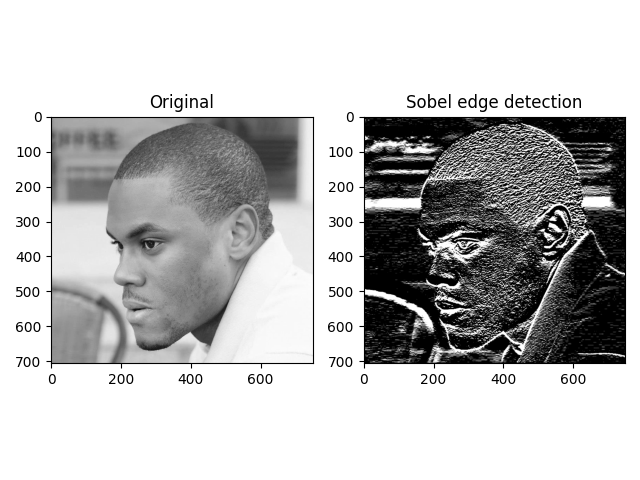
#> input picture results/profile.png, 640 x 480 px, given in place of profile.jpg, which was not available
$ python opencv-sobel.py
#> lines starting #> are read from the running program, lines starting #| are printed output that depends on the picture; pictures that were not available may be replaced by others from this repository, and a replacement may not be noted
import cv2
from pylab import *

img = cv2.imread('images/profile.jpg', 0)
#> img is the input picture: shape (480, 640); min 0, max 255, mean 192

sobel_x = cv2.Sobel(img, -1, 1, 0, ksize=5)
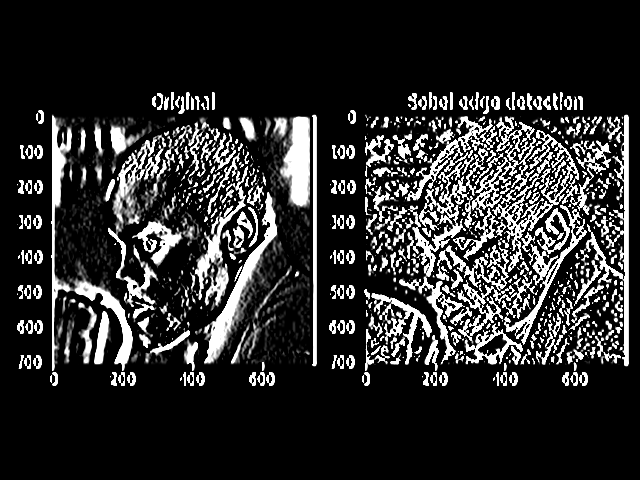
#> sobel_x: shape (480, 640); min 0, max 255, mean 43.9
sobel_y = cv2.Sobel(img, -1, 0, 1, ksize=5)
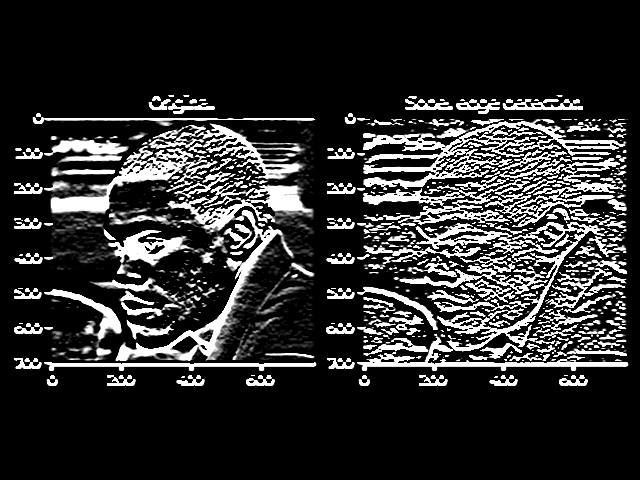
#> sobel_y: shape (480, 640); min 0, max 255, mean 45.5

subplot(1, 2, 1)
imshow(img, cmap='gray')
title('Original')

subplot(1, 2, 2)
imshow(sobel_y, cmap='gray')
title('Sobel edge detection')

if __name__ == "__main__":
    show()
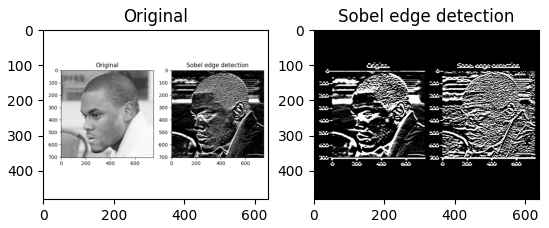
#> figure drawn by matplotlib, 2 panels

$ run again, with results/dream.png copied over results/profile.png
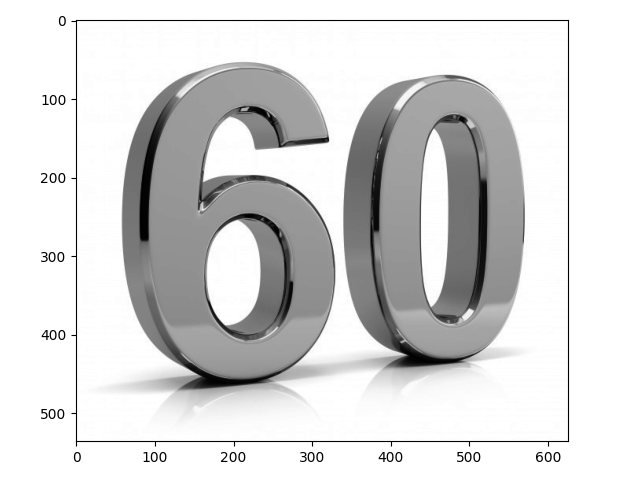
#> input picture results/dream.png, 640 x 480 px, given in place of profile.jpg, which was not available
#> img is the input picture: shape (480, 640); min 0, max 255, mean 215.4
#> `sobel_y = cv2.Sobel(img, -1, 0, 1, ksize=5)`:
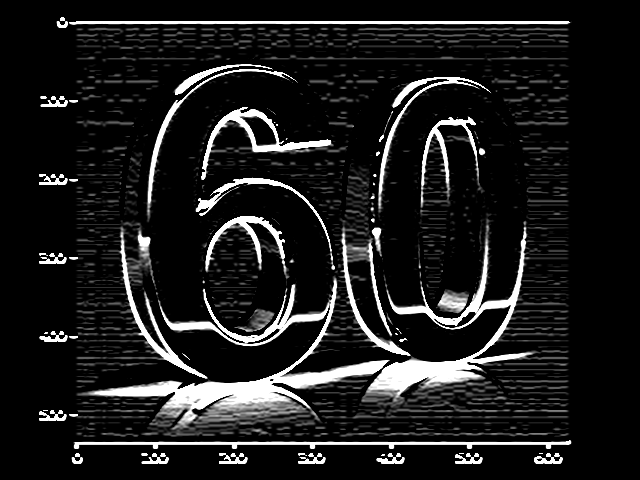
#> sobel_y: shape (480, 640); min 0, max 255, mean 29
#> `show()`:
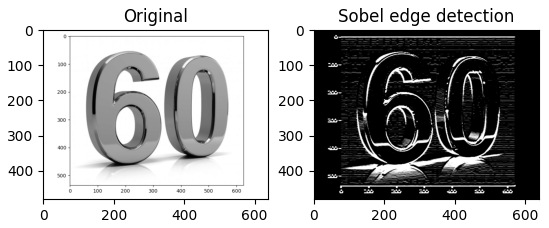
#> figure drawn by matplotlib, 2 panels

$ run again, with results/moon.png copied over results/profile.png
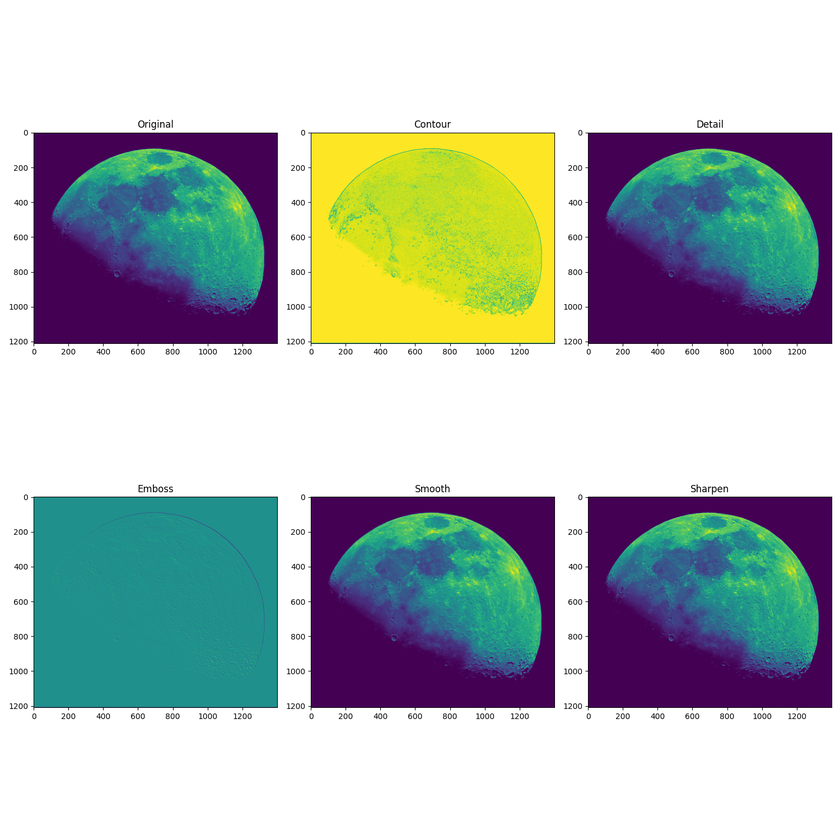
#> input picture results/moon.png, 840 x 840 px, shrunk from 1500 x 1500 before the run, given in place of profile.jpg, which was not available
#> `sobel_y = cv2.Sobel(img, -1, 0, 1, ksize=5)`:
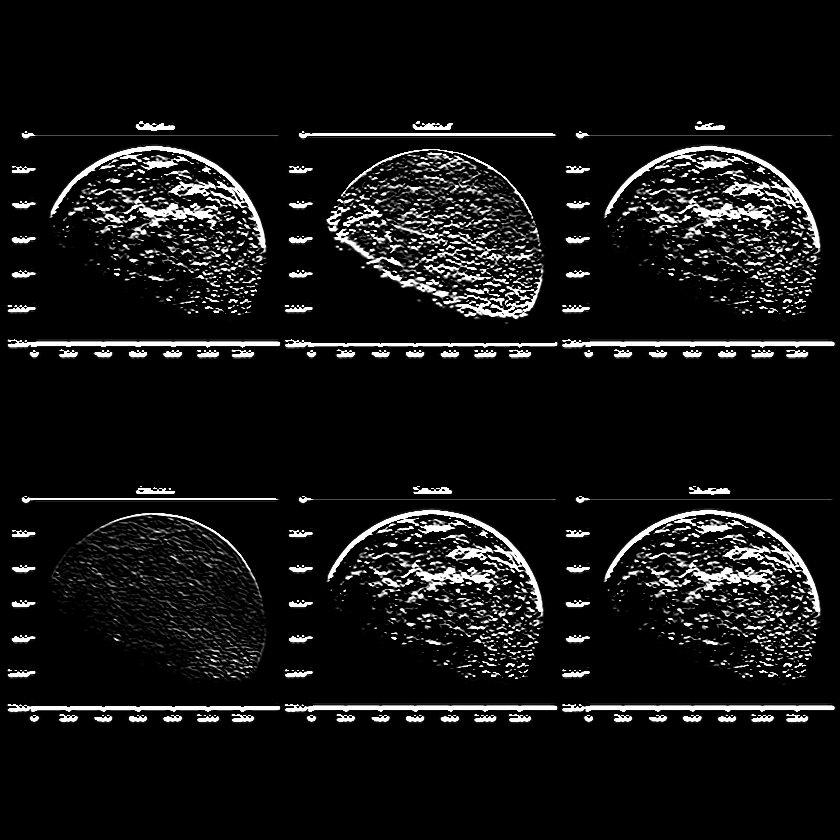
#> sobel_y: shape (840, 840); min 0, max 255, mean 19.7
#> `show()`:
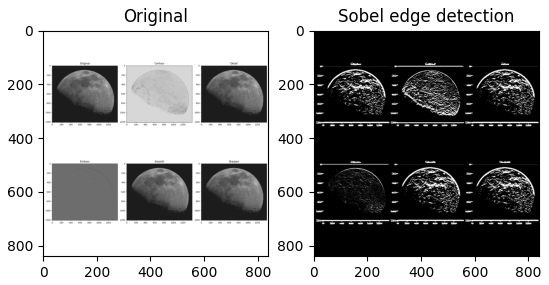
#> figure drawn by matplotlib, 2 panels
